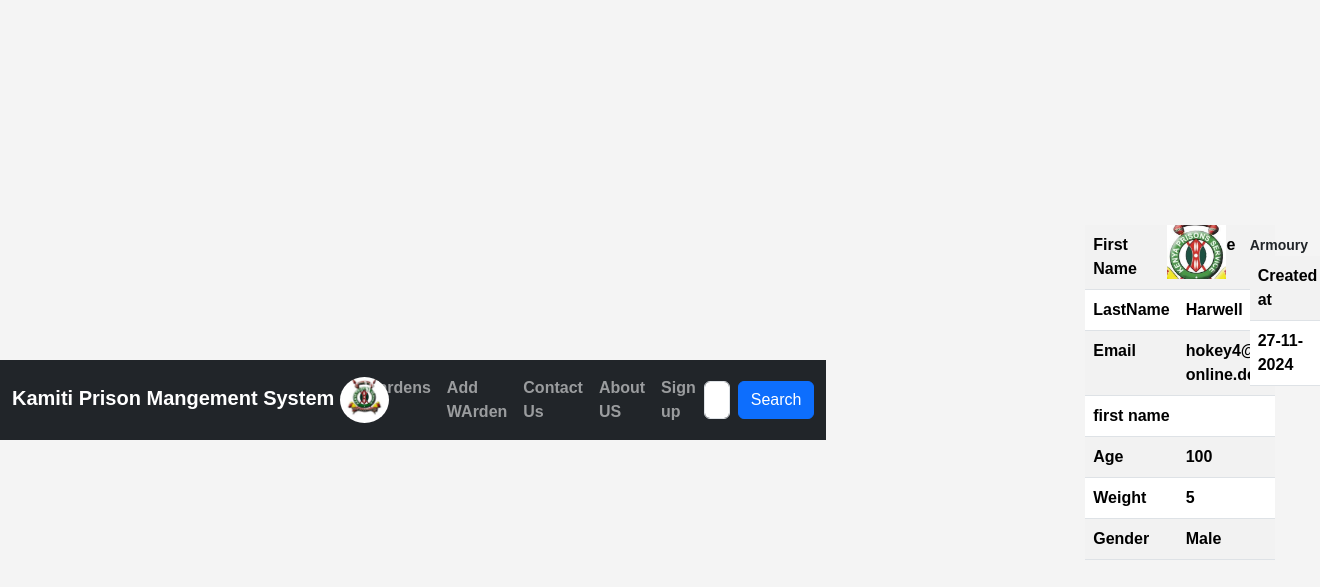
Screenshot of /warden/details/5 (signed in) with the database file from the repository.
### prison/models.py (models this page shows, shortened)
class Warden(models.Model):
    FirstName = models.CharField(max_length=30)
    LastName = models.CharField(max_length=30)
    Email = models.EmailField(unique=True)
    Age = models.PositiveSmallIntegerField(default=0)
    Gender = models.CharField(max_length=10)
    Weight = models.PositiveIntegerField(default=0)
    ServiceNumber = models.PositiveIntegerField(default=0)
    ProfilePicture = models.ImageField(upload_to=generate_unique_name, null=True)
    created_at = models.DateTimeField(auto_now_add=True)
    updated_at = models.DateTimeField(auto_now=True)
    class Meta:
        db_table = 'Wardens'

class Armoury(models.Model):
    GunModel = models.CharField(max_length=10)
    status = models.BooleanField(default=False)
    Warden = models.ForeignKey(Warden, on_delete=models.CASCADE)
    created_at = models.DateTimeField(auto_now_add=True)
    updated_at = models.DateTimeField(auto_now=True)
    class Meta:
        db_table = 'armoury'

### prison/views.py (the view)
# urls.py: path('warden/details/<int:warden_id>', views.WardenDetails, name='WardenDetails'),
@login_required
@permission_required("prison.view_warden",raise_exception=True)
def WardenDetails(request, warden_id):
    warden = Warden.objects.get(id=warden_id)
    armoury = Armoury.objects.filter(Warden=warden_id)
    return render(request, "WardenDetails.html", {"armoury": armoury, "warden": warden})

### templates/WardenDetails.html (shortened to what this page needs)
{% extends 'Master.html' %}
{% load static %}
{% block content %}
	<div class="container">
    <div class="row">
        <div class="col-sm-4">
            <table class="table table-striped">
                <tr>
                    <td>First Name</td>
                    <td>{{ warden.FirstName }}</td>
                </tr>
                 <tr>
                    <td>LastName</td>
                    <td>{{ warden.LastName }}</td>
                </tr>
                 <tr>
                    <td>Email</td>
                    <td>{{ warden.Email }}</td>
                </tr>
                 <tr>
                    <td>first name</td>
                    <td>{{ customer.first_name }}</td>
                </tr>
                 <tr>
                    <td>Age</td>
                    <td>{{ warden.Age  }}</td>
                </tr>
                 <tr>
                    <td>Weight</td>
                    <td>{{ warden.Weight }}</td>
                </tr>
                 <tr>
                    <td>Gender</td>
                    <td>{{ warden.Gender }}</td>
                </tr>
            </table>
        </div>
            <div class="col-sm-4">
                {% if warden.ProfilePicture %}
                     <img class="img-fluid mx-auto d-block profile" src="{{ warden.ProfilePicture.url }}" alt="">
                {% else %}
              <img class="img-fluid mx-auto d-block profile" src="{% static 'images/ims.jpeg' %}" alt="">
                {% endif %}
            </div>
     <div class="col-sm-4">
               <p>Armoury</p>
               <table class="table table-striped">
                   <tr>
                     <th>Created at</th>
                   </tr>
                   {% for A in armoury %}
                       <tr>
                           <td>{{ A.created_at | date:"d-m-Y" }}</td>
                       </tr>
                   {% endfor %}
               </table>
        </div>
    </div>
{% endblock %}

### prison/static/css/my_style.css (style rules this page uses)
body { font-family: "Tinos", serif; font-weight: 700; font-style: normal; }
body { font-family: Arial, sans-serif; background-color: #f4f4f4; margin: 0; padding: 0; display: flex; justify-content: center; align-items: center; height: 100vh; }
p { margin: 10px 0 0; font-size: 14px; }

### rows the page displays
Warden: LastName "Harwell", Email "hokey4@t-online.de", Age "100", Weight "5", Gender "Male"
Armoury: created_at "27-11-2024"
